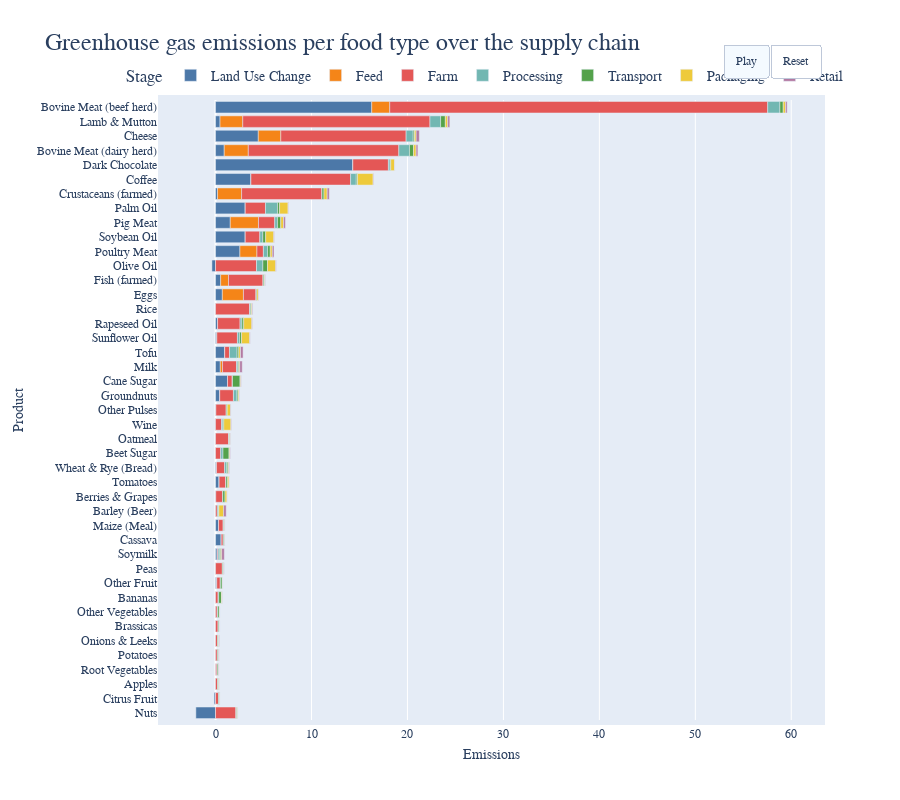

Write notebook code for a chart like this one.
### Markdown cell above
Of course, transport is only one part of the supply chain. How big a role does it play in total food emissions?

Broadly, the emissions involved in food production are categorized as follows from start to finish:

1.	Land use change: emissions from burning, and the net change in carbon storage. 
Can take a negative value when more carbon is sequestered in the new vegetation than previously.
2.	Farm: for example emissions from fertilizers, farm machinery, methane emissions from cows or rice.
3.	Animal feed: emissions from producing and processing crops into feed for livestock.
4.	Processing: emissions from processing the raw products into food items.
5.	Transport: all transport emissions of food items.
6.	Retail: emissions from e.g. refrigeration, heating.
7.	Packaging: emissions from production of packaging materials.

Adding it all up, we get the following picture *(make sure to press the 'Play' button on the upper right!)*:

### Code cell
standard_discrete = px.colors.qualitative.T10

df_per_product = pd.read_excel('dataset1.xls', sheet_name=2, skiprows=2, nrows=70, usecols="A, F:L")
df_per_product = df_per_product.rename(columns={'LUC': 'Land Use Change', 'Packging': 'Packaging'})

df = df_per_product[0:43].copy()
df['Total'] = df.iloc[:, 1:].sum(axis=1)
df = df.sort_values(by='Total')


df_melted = pd.melt(df, id_vars='Product', value_vars=['Land Use Change', 'Feed', 'Farm', 'Processing', 'Transport', 'Packaging', 'Retail'], var_name='Stage', value_name='Emissions')

# Reshape the DataFrame into a "long" format
df_melted = pd.melt(df, id_vars='Product', value_vars=['Land Use Change', 'Feed', 'Farm', 'Processing', 'Transport', 'Packaging', 'Retail'], var_name='Stage', value_name='Emissions')


df_melted['Percentage'] = 100 * df_melted['Emissions'] / df_melted.groupby('Product')['Emissions'].transform('sum')

# Create a horizontal stacked bar plot using plotly.express
fig = px.bar(df_melted, 
             y='Product',
             x='Emissions',
             color='Stage',
             hover_data=['Percentage', 'Stage'],
             height=800,
             color_discrete_sequence=standard_discrete,
             title="Greenhouse gas emissions per food type over the supply chain")

frames = [go.Frame(data=[go.Bar(marker=dict(opacity=opacity)) if i != get_traceindex('Transport', fig) else go.Bar(marker=dict(opacity=1)) for i in range(len(fig.data))]) for opacity in [1, 0.9, 0.8, 0.7, 0.6, 0.5, 0.4, 0.3, 0.2, 0.1]]

updatemenus = [dict(
    type='buttons',
    showactive=True,
    xanchor='right',
    yanchor='top',
    x=1,
    y=1.09,
    direction="left",
    buttons=[
    dict(
        label='Play',
        method='animate',
        args=[None, dict(frame=dict(duration=5), transition=dict(duration=150))]
    ),
    dict(
        label='Reset',
        method='restyle',
        args=[{'marker.opacity': 1}]    )
]
)]

fig.update_traces(hovertemplate='<b>%{y}</b><br>Stage: %{customdata[1]}<br>%{x:.2f} kg CO2 eq.<br>%{customdata[0]:.2f}% of total<extra></extra>')



fig.update_layout(barmode='relative')

fig.update_layout(layout,        
        legend=dict(
        orientation="h",
        yanchor="top",
        y=1.065,
        xanchor="left",
        x=-0.06),
        updatemenus=updatemenus
)


# fig.layout.updatemenus[0].buttons[0].args[1]["frame"]["duration"] = 2000



fig.frames = frames


# fig.updatemenus[0].buttons[0].args[1] = dict(frame=dict(duration=1000), transition=dict(duration=500))


fig.show()

### Figure 1 — Plotly figure (JSON) as saved in the notebook; plotly's stock layout.template omitted (floating-point values rounded to 4 significant figures)
{"data": [{"alignmentgroup": "True", "customdata": [[-738.1, "Land Use Change"], [-46.06, "Land Use Change"], [-8.123, "Land Use Change"], [3.562, "Land Use Change"], [-0.2703, "Land Use Change"], [1.266, "Land Use Change"], [0.4577, "Land Use Change"], [0.2198, "Land Use Change"], [-3.687, "Land Use Change"], [16.8, "Land Use Change"], [0, "Land Use Change"], [19.69, "Land Use Change"], [59.68, "Land Use Change"], [31.88, "Land Use Change"], [0.8115, "Land Use Change"], [2.059, "Land Use Change"], [26.07, "Land Use Change"], [6.94, "Land Use Change"], [0, "Land Use Change"], [0.06349, "Land Use Change"], [-3.849, "Land Use Change"], [2.05, "Land Use Change"], [17.58, "Land Use Change"], [46.67, "Land Use Change"], [17.8, "Land Use Change"], [33.37, "Land Use Change"], [3.687, "Land Use Change"], [5.538, "Land Use Change"], [-0.5731, "Land Use Change"], [15.73, "Land Use Change"], [10.3, "Land Use Change"], [-6.343, "Land Use Change"], [41.69, "Land Use Change"], [50.61, "Land Use Change"], [21.08, "Land Use Change"], [40.71, "Land Use Change"], [1.738, "Land Use Change"], [22.38, "Land Use Change"], [76.59, "Land Use Change"], [4.297, "Land Use Change"], [20.97, "Land Use Change"], [1.917, "Land Use Change"], [27.33, "Land Use Change"]], "hovertemplate": "<b>%{y}</b><br>Stage: %{customdata[1]}<br>%{x:.2f} kg CO2 eq.<br>%{customdata[0]:.2f}% of total<extra></extra>", "legendgroup": "Land Use Change", "marker": {"color": "#4C78A8", "pattern": {"shape": ""}}, "name": "Land Use Change", "offsetgroup": "Land Use Change", "orientation": "h", "showlegend": true, "textposition": "auto", "type": "bar", "x": [-2.052, -0.146, -0.029, 0.013, -0.001, 0.005, 0.002, 0.001, -0.025, 0.126, 0, 0.18, 0.589, 0.315, 0.009, 0.025, 0.372, 0.1, 0, 0.001, -0.061, 0.033, 0.439, 1.247, 0.495, 0.958, 0.133, 0.212, -0.022, 0.709, 0.534, -0.377, 2.54, 3.096, 1.535, 3.096, 0.206, 3.688, 14.31, 0.906, 4.455, 0.468, 16.28], "xaxis": "x", "y": ["Nuts", "Citrus Fruit", "Apples", "Root Vegetables", "Potatoes", "Onions & Leeks", "Brassicas", "Other Vegetables", "Bananas", "Other Fruit", "Peas", "Soymilk", "Cassava", "Maize (Meal)", "Barley (Beer)", "Berries & Grapes", "Tomatoes", "Wheat & Rye (Bread)", "Beet Sugar", "Oatmeal", "Wine", "Other Pulses", "Groundnuts", "Cane Sugar", "Milk", "Tofu", "Sunflower Oil", "Rapeseed Oil", "Rice", "Eggs", "Fish (farmed)", "Olive Oil", "Poultry Meat", "Soybean Oil", "Pig Meat", "Palm Oil", "Crustaceans (farmed)", "Coffee", "Dark Chocolate", "Bovine Meat (dairy herd)", "Cheese", "Lamb & Mutton", "Bovine Meat (beef herd)"], "yaxis": "y"}, {"alignmentgroup": "True", "customdata": [[0, "Feed"], [0, "Feed"], [0, "Feed"], [0, "Feed"], [0, "Feed"], [0, "Feed"], [0, "Feed"], [0, "Feed"], [0, "Feed"], [0, "Feed"], [0, "Feed"], [0, "Feed"], [0, "Feed"], [0, "Feed"], [0, "Feed"], [0, "Feed"], [0, "Feed"], [0, "Feed"], [0, "Feed"], [0, "Feed"], [0, "Feed"], [0, "Feed"], [0, "Feed"], [0, "Feed"], [8.486, "Feed"], [0, "Feed"], [0, "Feed"], [0, "Feed"], [0, "Feed"], [48.81, "Feed"], [15.8, "Feed"], [0, "Feed"], [29.14, "Feed"], [0, "Feed"], [40.37, "Feed"], [0, "Feed"], [21.17, "Feed"], [0, "Feed"], [0, "Feed"], [11.89, "Feed"], [11.05, "Feed"], [9.707, "Feed"], [3.153, "Feed"]], "hovertemplate": "<b>%{y}</b><br>Stage: %{customdata[1]}<br>%{x:.2f} kg CO2 eq.<br>%{customdata[0]:.2f}% of total<extra></extra>", "legendgroup": "Feed", "marker": {"color": "#F58518", "pattern": {"shape": ""}}, "name": "Feed", "offsetgroup": "Feed", "orientation": "h", "showlegend": true, "textposition": "auto", "type": "bar", "x": [0, 0, 0, 0, 0, 0, 0, 0, 0, 0, 0, 0, 0, 0, 0, 0, 0, 0, 0, 0, 0, 0, 0, 0, 0.236, 0, 0, 0, 0, 2.2, 0.819, 0, 1.775, 0, 2.94, 0, 2.51, 0, 0, 2.508, 2.346, 2.37, 1.878], "xaxis": "x", "y": ["Nuts", "Citrus Fruit", "Apples", "Root Vegetables", "Potatoes", "Onions & Leeks", "Brassicas", "Other Vegetables", "Bananas", "Other Fruit", "Peas", "Soymilk", "Cassava", "Maize (Meal)", "Barley (Beer)", "Berries & Grapes", "Tomatoes", "Wheat & Rye (Bread)", "Beet Sugar", "Oatmeal", "Wine", "Other Pulses", "Groundnuts", "Cane Sugar", "Milk", "Tofu", "Sunflower Oil", "Rapeseed Oil", "Rice", "Eggs", "Fish (farmed)", "Olive Oil", "Poultry Meat", "Soybean Oil", "Pig Meat", "Palm Oil", "Crustaceans (farmed)", "Coffee", "Dark Chocolate", "Bovine Meat (dairy herd)", "Cheese", "Lamb & Mutton", "Bovine Meat (beef herd)"], "yaxis": "y"}, {"alignmentgroup": "True", "customdata": [[764.7, "Farm"], [96.85, "Farm"], [63.03, "Farm"], [42.19, "Farm"], [52.16, "Farm"], [53.42, "Farm"], [63.62, "Farm"], [38.24, "Farm"], [39.23, "Farm"], [49.2, "Farm"], [80.02, "Farm"], [10.18, "Farm"], [22.29, "Farm"], [48.08, "Farm"], [15.87, "Farm"], [59.47, "Farm"], [49.33, "Farm"], [58.78, "Farm"], [34.9, "Farm"], [86.98, "Farm"], [39.5, "Farm"], [67.64, "Farm"], [57.07, "Farm"], [18.15, "Farm"], [52.43, "Farm"], [17.24, "Farm"], [59.55, "Farm"], [61.21, "Farm"], [92.55, "Farm"], [29.22, "Farm"], [69.42, "Farm"], [71.87, "Farm"], [11.03, "Farm"], [24.83, "Farm"], [23.26, "Farm"], [27.71, "Farm"], [70.69, "Farm"], [63.03, "Farm"], [19.84, "Farm"], [74.41, "Farm"], [61.48, "Farm"], [79.9, "Farm"], [66.12, "Farm"]], "hovertemplate": "<b>%{y}</b><br>Stage: %{customdata[1]}<br>%{x:.2f} kg CO2 eq.<br>%{customdata[0]:.2f}% of total<extra></extra>", "legendgroup": "Farm", "marker": {"color": "#E45756", "pattern": {"shape": ""}}, "name": "Farm", "offsetgroup": "Farm", "orientation": "h", "showlegend": true, "textposition": "auto", "type": "bar", "x": [2.126, 0.307, 0.225, 0.154, 0.193, 0.211, 0.278, 0.174, 0.266, 0.369, 0.717, 0.093, 0.22, 0.475, 0.176, 0.722, 0.704, 0.847, 0.536, 1.37, 0.626, 1.089, 1.425, 0.485, 1.458, 0.495, 2.148, 2.343, 3.553, 1.317, 3.598, 4.272, 0.672, 1.519, 1.694, 2.107, 8.379, 10.39, 3.706, 15.69, 13.06, 19.51, 39.39], "xaxis": "x", "y": ["Nuts", "Citrus Fruit", "Apples", "Root Vegetables", "Potatoes", "Onions & Leeks", "Brassicas", "Other Vegetables", "Bananas", "Other Fruit", "Peas", "Soymilk", "Cassava", "Maize (Meal)", "Barley (Beer)", "Berries & Grapes", "Tomatoes", "Wheat & Rye (Bread)", "Beet Sugar", "Oatmeal", "Wine", "Other Pulses", "Groundnuts", "Cane Sugar", "Milk", "Tofu", "Sunflower Oil", "Rapeseed Oil", "Rice", "Eggs", "Fish (farmed)", "Olive Oil", "Poultry Meat", "Soybean Oil", "Pig Meat", "Palm Oil", "Crustaceans (farmed)", "Coffee", "Dark Chocolate", "Bovine Meat (dairy herd)", "Cheese", "Lamb & Mutton", "Bovine Meat (beef herd)"], "yaxis": "y"}, {"alignmentgroup": "True", "customdata": [[11.51, "Processing"], [0, "Processing"], [1.12, "Processing"], [0, "Processing"], [0, "Processing"], [0, "Processing"], [0, "Processing"], [13.19, "Processing"], [8.702, "Processing"], [2, "Processing"], [0, "Processing"], [17.83, "Processing"], [0, "Processing"], [5.263, "Processing"], [11.54, "Processing"], [0, "Processing"], [0.8409, "Processing"], [15.06, "Processing"], [15.76, "Processing"], [2.667, "Processing"], [8.77, "Processing"], [0, "Processing"], [14.9, "Processing"], [1.385, "Processing"], [5.358, "Processing"], [27.66, "Processing"], [6.349, "Processing"], [5.042, "Processing"], [1.693, "Processing"], [0, "Processing"], [0.3859, "Processing"], [11.1, "Processing"], [7.223, "Processing"], [5.084, "Processing"], [3.9, "Processing"], [16.62, "Processing"], [0, "Processing"], [3.593, "Processing"], [0.9903, "Processing"], [5.255, "Processing"], [3.475, "Processing"], [4.55, "Processing"], [2.13, "Processing"]], "hovertemplate": "<b>%{y}</b><br>Stage: %{customdata[1]}<br>%{x:.2f} kg CO2 eq.<br>%{customdata[0]:.2f}% of total<extra></extra>", "legendgroup": "Processing", "marker": {"color": "#72B7B2", "pattern": {"shape": ""}}, "name": "Processing", "offsetgroup": "Processing", "orientation": "h", "showlegend": true, "textposition": "auto", "type": "bar", "x": [0.032, 0, 0.004, 0, 0, 0, 0, 0.06, 0.059, 0.015, 0, 0.163, 0, 0.052, 0.128, 0, 0.012, 0.217, 0.242, 0.042, 0.139, 0, 0.372, 0.037, 0.149, 0.794, 0.229, 0.193, 0.065, 0, 0.02, 0.66, 0.44, 0.311, 0.284, 1.264, 0, 0.592, 0.185, 1.108, 0.738, 1.111, 1.269], "xaxis": "x", "y": ["Nuts", "Citrus Fruit", "Apples", "Root Vegetables", "Potatoes", "Onions & Leeks", "Brassicas", "Other Vegetables", "Bananas", "Other Fruit", "Peas", "Soymilk", "Cassava", "Maize (Meal)", "Barley (Beer)", "Berries & Grapes", "Tomatoes", "Wheat & Rye (Bread)", "Beet Sugar", "Oatmeal", "Wine", "Other Pulses", "Groundnuts", "Cane Sugar", "Milk", "Tofu", "Sunflower Oil", "Rapeseed Oil", "Rice", "Eggs", "Fish (farmed)", "Olive Oil", "Poultry Meat", "Soybean Oil", "Pig Meat", "Palm Oil", "Crustaceans (farmed)", "Coffee", "Dark Chocolate", "Bovine Meat (dairy herd)", "Cheese", "Lamb & Mutton", "Bovine Meat (beef herd)"], "yaxis": "y"}, {"alignmentgroup": "True", "customdata": [[24.1, "Transport"], [29.65, "Transport"], [26.89, "Transport"], [31.23, "Transport"], [25.41, "Transport"], [24.05, "Transport"], [21.74, "Transport"], [36.04, "Transport"], [43.07, "Transport"], [24.27, "Transport"], [10.6, "Transport"], [12.04, "Transport"], [9.524, "Transport"], [6.073, "Transport"], [3.156, "Transport"], [19.6, "Transport"], [12.4, "Transport"], [8.952, "Transport"], [40.95, "Transport"], [4.254, "Transport"], [5.868, "Transport"], [5.963, "Transport"], [4.806, "Transport"], [29.34, "Transport"], [3.236, "Transport"], [6.165, "Transport"], [5.572, "Transport"], [4.963, "Transport"], [2.501, "Transport"], [1.864, "Transport"], [2.142, "Transport"], [8.109, "Transport"], [4.531, "Transport"], [4.888, "Transport"], [4.71, "Transport"], [2.735, "Transport"], [1.738, "Transport"], [0.789, "Transport"], [0.3265, "Transport"], [2.011, "Transport"], [0.6497, "Transport"], [2.007, "Transport"], [0.5808, "Transport"]], "hovertemplate": "<b>%{y}</b><br>Stage: %{customdata[1]}<br>%{x:.2f} kg CO2 eq.<br>%{customdata[0]:.2f}% of total<extra></extra>", "legendgroup": "Transport", "marker": {"color": "#54A24B", "pattern": {"shape": ""}}, "name": "Transport", "offsetgroup": "Transport", "orientation": "h", "showlegend": true, "textposition": "auto", "type": "bar", "x": [0.067, 0.094, 0.096, 0.114, 0.094, 0.095, 0.095, 0.164, 0.292, 0.182, 0.095, 0.11, 0.094, 0.06, 0.035, 0.238, 0.177, 0.129, 0.629, 0.067, 0.093, 0.096, 0.12, 0.784, 0.09, 0.177, 0.201, 0.19, 0.096, 0.084, 0.111, 0.482, 0.276, 0.299, 0.343, 0.208, 0.206, 0.13, 0.061, 0.424, 0.138, 0.49, 0.346], "xaxis": "x", "y": ["Nuts", "Citrus Fruit", "Apples", "Root Vegetables", "Potatoes", "Onions & Leeks", "Brassicas", "Other Vegetables", "Bananas", "Other Fruit", "Peas", "Soymilk", "Cassava", "Maize (Meal)", "Barley (Beer)", "Berries & Grapes", "Tomatoes", "Wheat & Rye (Bread)", "Beet Sugar", "Oatmeal", "Wine", "Other Pulses", "Groundnuts", "Cane Sugar", "Milk", "Tofu", "Sunflower Oil", "Rapeseed Oil", "Rice", "Eggs", "Fish (farmed)", "Olive Oil", "Poultry Meat", "Soybean Oil", "Pig Meat", "Palm Oil", "Crustaceans (farmed)", "Coffee", "Dark Chocolate", "Bovine Meat (dairy herd)", "Cheese", "Lamb & Mutton", "Bovine Meat (beef herd)"], "yaxis": "y"}, {"alignmentgroup": "True", "customdata": [[28.06, "Packaging"], [14.2, "Packaging"], [12.32, "Packaging"], [12.33, "Packaging"], [12.16, "Packaging"], [11.39, "Packaging"], [10.3, "Packaging"], [9.011, "Packaging"], [9.587, "Packaging"], [5.6, "Packaging"], [5.022, "Packaging"], [10.72, "Packaging"], [4.559, "Packaging"], [6.073, "Packaging"], [44.82, "Packaging"], [17.46, "Packaging"], [10.16, "Packaging"], [6.246, "Packaging"], [5.859, "Packaging"], [4.19, "Packaging"], [47.26, "Packaging"], [21.93, "Packaging"], [3.965, "Packaging"], [3.106, "Packaging"], [3.488, "Packaging"], [6.165, "Packaging"], [23.65, "Packaging"], [22.05, "Packaging"], [2.188, "Packaging"], [3.572, "Packaging"], [1.177, "Packaging"], [14.49, "Packaging"], [3.48, "Packaging"], [13.88, "Packaging"], [4.065, "Packaging"], [11.65, "Packaging"], [2.818, "Packaging"], [9.893, "Packaging"], [2.141, "Packaging"], [1.271, "Packaging"], [0.8098, "Packaging"], [1.028, "Packaging"], [0.4146, "Packaging"]], "hovertemplate": "<b>%{y}</b><br>Stage: %{customdata[1]}<br>%{x:.2f} kg CO2 eq.<br>%{customdata[0]:.2f}% of total<extra></extra>", "legendgroup": "Packaging", "marker": {"color": "#EECA3B", "pattern": {"shape": ""}}, "name": "Packaging", "offsetgroup": "Packaging", "orientation": "h", "showlegend": true, "textposition": "auto", "type": "bar", "x": [0.078, 0.045, 0.044, 0.045, 0.045, 0.045, 0.045, 0.041, 0.065, 0.042, 0.045, 0.098, 0.045, 0.06, 0.497, 0.212, 0.145, 0.09, 0.09, 0.066, 0.749, 0.353, 0.099, 0.083, 0.097, 0.177, 0.853, 0.844, 0.084, 0.161, 0.061, 0.861, 0.212, 0.849, 0.296, 0.886, 0.334, 1.63, 0.4, 0.268, 0.172, 0.251, 0.247], "xaxis": "x", "y": ["Nuts", "Citrus Fruit", "Apples", "Root Vegetables", "Potatoes", "Onions & Leeks", "Brassicas", "Other Vegetables", "Bananas", "Other Fruit", "Peas", "Soymilk", "Cassava", "Maize (Meal)", "Barley (Beer)", "Berries & Grapes", "Tomatoes", "Wheat & Rye (Bread)", "Beet Sugar", "Oatmeal", "Wine", "Other Pulses", "Groundnuts", "Cane Sugar", "Milk", "Tofu", "Sunflower Oil", "Rapeseed Oil", "Rice", "Eggs", "Fish (farmed)", "Olive Oil", "Poultry Meat", "Soybean Oil", "Pig Meat", "Palm Oil", "Crustaceans (farmed)", "Coffee", "Dark Chocolate", "Bovine Meat (dairy herd)", "Cheese", "Lamb & Mutton", "Bovine Meat (beef herd)"], "yaxis": "y"}, {"alignmentgroup": "True", "customdata": [[9.712, "Retail"], [5.363, "Retail"], [4.762, "Retail"], [10.68, "Retail"], [10.54, "Retail"], [9.873, "Retail"], [3.89, "Retail"], [3.297, "Retail"], [3.097, "Retail"], [2.133, "Retail"], [4.353, "Retail"], [29.54, "Retail"], [3.951, "Retail"], [2.632, "Retail"], [23.81, "Retail"], [1.4, "Retail"], [1.191, "Retail"], [4.025, "Retail"], [2.539, "Retail"], [1.841, "Retail"], [2.461, "Retail"], [2.422, "Retail"], [1.682, "Retail"], [1.347, "Retail"], [9.205, "Retail"], [9.404, "Retail"], [1.192, "Retail"], [1.202, "Retail"], [1.641, "Retail"], [0.7988, "Retail"], [0.7718, "Retail"], [0.7739, "Retail"], [2.905, "Retail"], [0.703, "Retail"], [2.609, "Retail"], [0.5786, "Retail"], [1.847, "Retail"], [0.3095, "Retail"], [0.1124, "Retail"], [0.8632, "Retail"], [1.563, "Retail"], [0.8888, "Retail"], [0.2753, "Retail"]], "hovertemplate": "<b>%{y}</b><br>Stage: %{customdata[1]}<br>%{x:.2f} kg CO2 eq.<br>%{customdata[0]:.2f}% of total<extra></extra>", "legendgroup": "Retail", "marker": {"color": "#B279A2", "pattern": {"shape": ""}}, "name": "Retail", "offsetgroup": "Retail", "orientation": "h", "showlegend": true, "textposition": "auto", "type": "bar", "x": [0.027, 0.017, 0.017, 0.039, 0.039, 0.039, 0.017, 0.015, 0.021, 0.016, 0.039, 0.27, 0.039, 0.026, 0.264, 0.017, 0.017, 0.058, 0.039, 0.029, 0.039, 0.039, 0.042, 0.036, 0.256, 0.27, 0.043, 0.046, 0.063, 0.036, 0.04, 0.046, 0.177, 0.043, 0.19, 0.044, 0.219, 0.051, 0.021, 0.182, 0.332, 0.217, 0.164], "xaxis": "x", "y": ["Nuts", "Citrus Fruit", "Apples", "Root Vegetables", "Potatoes", "Onions & Leeks", "Brassicas", "Other Vegetables", "Bananas", "Other Fruit", "Peas", "Soymilk", "Cassava", "Maize (Meal)", "Barley (Beer)", "Berries & Grapes", "Tomatoes", "Wheat & Rye (Bread)", "Beet Sugar", "Oatmeal", "Wine", "Other Pulses", "Groundnuts", "Cane Sugar", "Milk", "Tofu", "Sunflower Oil", "Rapeseed Oil", "Rice", "Eggs", "Fish (farmed)", "Olive Oil", "Poultry Meat", "Soybean Oil", "Pig Meat", "Palm Oil", "Crustaceans (farmed)", "Coffee", "Dark Chocolate", "Bovine Meat (dairy herd)", "Cheese", "Lamb & Mutton", "Bovine Meat (beef herd)"], "yaxis": "y"}], "layout": {"barmode": "relative", "font": {"family": "\"Lato, \"Helvetica Neue\", Helvetica, Arial, \"Liberation Sans\", sans-serif"}, "height": 800, "legend": {"font": {"size": 14}, "orientation": "h", "title": {"text": "Stage"}, "tracegroupgap": 0, "x": -0.06, "xanchor": "left", "y": 1.065, "yanchor": "top"}, "margin": {"pad": 5}, "newshape": {"label": {"padding": 8}}, "title": {"font": {"size": 24}, "text": "Greenhouse gas emissions per food type over the supply chain"}, "updatemenus": [{"buttons": [{"args": [null, {"frame": {"duration": 5}, "transition": {"duration": 150}}], "label": "Play", "method": "animate"}, {"args": [{"marker.opacity": 1}], "label": "Reset", "method": "restyle"}], "direction": "left", "showactive": true, "type": "buttons", "x": 1, "xanchor": "right", "y": 1.09, "yanchor": "top"}], "xaxis": {"anchor": "y", "domain": [0, 1], "title": {"text": "Emissions"}}, "yaxis": {"anchor": "x", "domain": [0, 1], "title": {"text": "Product"}}}}
